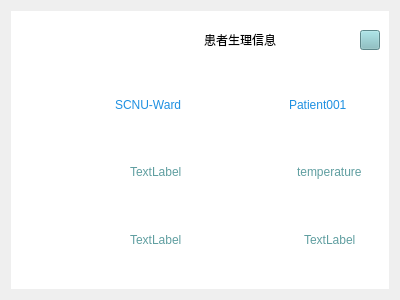
<?xml version="1.0" encoding="UTF-8"?>
<ui version="4.0">
 <class>information_handband</class>
 <widget class="QWidget" name="information_handband">
  <property name="geometry">
   <rect>
    <x>0</x>
    <y>0</y>
    <width>400</width>
    <height>300</height>
   </rect>
  </property>
  <property name="windowTitle">
   <string>Form</string>
  </property>
  <layout class="QGridLayout" name="gridLayout_4">
   <item row="0" column="0">
    <widget class="QWidget" name="widget" native="true">
     <property name="styleSheet">
      <string notr="true">background-color: rgb(255, 255, 255);</string>
     </property>
     <layout class="QGridLayout" name="gridLayout_2">
      <item row="0" column="0">
       <layout class="QGridLayout" name="gridLayout">
        <item row="0" column="0">
         <widget class="QLabel" name="logo">
          <property name="minimumSize">
           <size>
            <width>100</width>
            <height>40</height>
           </size>
          </property>
          <property name="maximumSize">
           <size>
            <width>150</width>
            <height>40</height>
           </size>
          </property>
          <property name="autoFillBackground">
           <bool>false</bool>
          </property>
          <property name="styleSheet">
           <string notr="true">
background-image: url(:/image/life_ring2.png);</string>
          </property>
          <property name="text">
           <string/>
          </property>
          <property name="pixmap">
           <pixmap resource="../../../LoginSystem/rec.qrc">:/image/life_ring2.png</pixmap>
          </property>
          <property name="scaledContents">
           <bool>true</bool>
          </property>
         </widget>
        </item>
        <item row="0" column="1">
         <spacer name="horizontalSpacer_3">
          <property name="orientation">
           <enum>Qt::Horizontal</enum>
          </property>
          <property name="sizeHint" stdset="0">
           <size>
            <width>150</width>
            <height>20</height>
           </size>
          </property>
         </spacer>
        </item>
        <item row="0" column="3">
         <spacer name="horizontalSpacer_4">
          <property name="orientation">
           <enum>Qt::Horizontal</enum>
          </property>
          <property name="sizeHint" stdset="0">
           <size>
            <width>150</width>
            <height>20</height>
           </size>
          </property>
         </spacer>
        </item>
        <item row="0" column="5">
         <spacer name="horizontalSpacer_5">
          <property name="orientation">
           <enum>Qt::Horizontal</enum>
          </property>
          <property name="sizeHint" stdset="0">
           <size>
            <width>10</width>
            <height>20</height>
           </size>
          </property>
         </spacer>
        </item>
        <item row="0" column="2">
         <widget class="QLabel" name="name">
          <property name="styleSheet">
           <string notr="true">font: 16pt &quot;百度综艺简体&quot;;</string>
          </property>
          <property name="text">
           <string>患者生理信息</string>
          </property>
         </widget>
        </item>
        <item row="0" column="4">
         <widget class="QPushButton" name="Btn_close">
          <property name="sizePolicy">
           <sizepolicy hsizetype="Fixed" vsizetype="Fixed">
            <horstretch>0</horstretch>
            <verstretch>0</verstretch>
           </sizepolicy>
          </property>
          <property name="minimumSize">
           <size>
            <width>20</width>
            <height>20</height>
           </size>
          </property>
          <property name="maximumSize">
           <size>
            <width>20</width>
            <height>20</height>
           </size>
          </property>
          <property name="autoFillBackground">
           <bool>false</bool>
          </property>
          <property name="styleSheet">
           <string notr="true">
background-color:rgb(131,191,195);</string>
          </property>
          <property name="text">
           <string/>
          </property>
          <property name="icon">
           <iconset resource="../../../LoginSystem/rec.qrc">
            <normaloff>:/image/btn_Max_hover.png</normaloff>:/image/btn_Max_hover.png</iconset>
          </property>
         </widget>
        </item>
       </layout>
      </item>
      <item row="1" column="0">
       <widget class="QWidget" name="widgetFirst" native="true">
        <property name="styleSheet">
         <string notr="true">QFrame #widgetFirst
{
background:transparent;border:2px solid white;
}</string>
        </property>
        <layout class="QGridLayout" name="gridLayout_3">
         <item row="0" column="0">
          <widget class="QLabel" name="label_6">
           <property name="maximumSize">
            <size>
             <width>80</width>
             <height>50</height>
            </size>
           </property>
           <property name="text">
            <string/>
           </property>
           <property name="pixmap">
            <pixmap resource="../../../res.qrc">:/res/res/image/ward_bed.png</pixmap>
           </property>
           <property name="scaledContents">
            <bool>true</bool>
           </property>
          </widget>
         </item>
         <item row="0" column="1">
          <widget class="QLabel" name="label_5">
           <property name="styleSheet">
            <string notr="true">
font: 11pt &quot;迷你简行楷碑&quot;;
color: rgb(30, 144, 225);</string>
           </property>
           <property name="text">
            <string>SCNU-Ward</string>
           </property>
          </widget>
         </item>
         <item row="1" column="1" alignment="Qt::AlignHCenter">
          <widget class="QLabel" name="Heartbeat">
           <property name="maximumSize">
            <size>
             <width>100</width>
             <height>16777215</height>
            </size>
           </property>
           <property name="styleSheet">
            <string notr="true">
font: 10pt &quot;Times New Roman&quot;;
color: rgb(95, 158, 160);</string>
           </property>
           <property name="text">
            <string>TextLabel</string>
           </property>
          </widget>
         </item>
         <item row="1" column="0">
          <widget class="QLabel" name="label">
           <property name="maximumSize">
            <size>
             <width>80</width>
             <height>80</height>
            </size>
           </property>
           <property name="text">
            <string/>
           </property>
           <property name="pixmap">
            <pixmap resource="../../../res.qrc">:/res/res/image/physiological/心率.png</pixmap>
           </property>
           <property name="scaledContents">
            <bool>true</bool>
           </property>
          </widget>
         </item>
         <item row="1" column="3" alignment="Qt::AlignHCenter">
          <widget class="QLabel" name="temperature">
           <property name="maximumSize">
            <size>
             <width>100</width>
             <height>16777215</height>
            </size>
           </property>
           <property name="styleSheet">
            <string notr="true">
font: 10pt &quot;Times New Roman&quot;;
color: rgb(95, 158, 160);</string>
           </property>
           <property name="text">
            <string>temperature</string>
           </property>
          </widget>
         </item>
         <item row="1" column="2">
          <widget class="QLabel" name="label_2">
           <property name="maximumSize">
            <size>
             <width>80</width>
             <height>80</height>
            </size>
           </property>
           <property name="text">
            <string/>
           </property>
           <property name="pixmap">
            <pixmap resource="../../../res.qrc">:/res/res/image/physiological/温度计.png</pixmap>
           </property>
           <property name="scaledContents">
            <bool>true</bool>
           </property>
          </widget>
         </item>
         <item row="2" column="1" alignment="Qt::AlignHCenter">
          <widget class="QLabel" name="Diastolic">
           <property name="maximumSize">
            <size>
             <width>100</width>
             <height>16777215</height>
            </size>
           </property>
           <property name="styleSheet">
            <string notr="true">
font: 10pt &quot;Times New Roman&quot;;
color: rgb(95, 158, 160);</string>
           </property>
           <property name="text">
            <string>TextLabel</string>
           </property>
          </widget>
         </item>
         <item row="2" column="0">
          <widget class="QLabel" name="label_3">
           <property name="maximumSize">
            <size>
             <width>80</width>
             <height>80</height>
            </size>
           </property>
           <property name="text">
            <string/>
           </property>
           <property name="pixmap">
            <pixmap resource="../../../res.qrc">:/res/res/image/physiological/血压仪.png</pixmap>
           </property>
           <property name="scaledContents">
            <bool>true</bool>
           </property>
          </widget>
         </item>
         <item row="2" column="3" alignment="Qt::AlignHCenter">
          <widget class="QLabel" name="Steps">
           <property name="maximumSize">
            <size>
             <width>100</width>
             <height>16777215</height>
            </size>
           </property>
           <property name="styleSheet">
            <string notr="true">
font: 10pt &quot;Times New Roman&quot;;
color: rgb(95, 158, 160);</string>
           </property>
           <property name="text">
            <string>TextLabel</string>
           </property>
          </widget>
         </item>
         <item row="2" column="2">
          <widget class="QLabel" name="label_4">
           <property name="maximumSize">
            <size>
             <width>80</width>
             <height>80</height>
            </size>
           </property>
           <property name="text">
            <string/>
           </property>
           <property name="pixmap">
            <pixmap resource="../../../res.qrc">:/res/res/image/physiological/步数.png</pixmap>
           </property>
           <property name="scaledContents">
            <bool>true</bool>
           </property>
          </widget>
         </item>
         <item row="0" column="2" alignment="Qt::AlignHCenter|Qt::AlignVCenter">
          <widget class="QLabel" name="label_29">
           <property name="minimumSize">
            <size>
             <width>60</width>
             <height>60</height>
            </size>
           </property>
           <property name="maximumSize">
            <size>
             <width>60</width>
             <height>60</height>
            </size>
           </property>
           <property name="text">
            <string/>
           </property>
           <property name="pixmap">
            <pixmap resource="../../../res.qrc">:/res/res/image/image.png</pixmap>
           </property>
           <property name="scaledContents">
            <bool>true</bool>
           </property>
          </widget>
         </item>
         <item row="0" column="3">
          <widget class="QLabel" name="label_11">
           <property name="styleSheet">
            <string notr="true">
font: 11pt &quot;迷你简行楷碑&quot;;
color: rgb(30, 144, 225);</string>
           </property>
           <property name="text">
            <string>Patient001</string>
           </property>
          </widget>
         </item>
        </layout>
       </widget>
      </item>
     </layout>
    </widget>
   </item>
  </layout>
 </widget>
 <resources>
  <include location="../../../res.qrc"/>
  <include location="../../../LoginSystem/rec.qrc"/>
 </resources>
 <connections/>
</ui>
